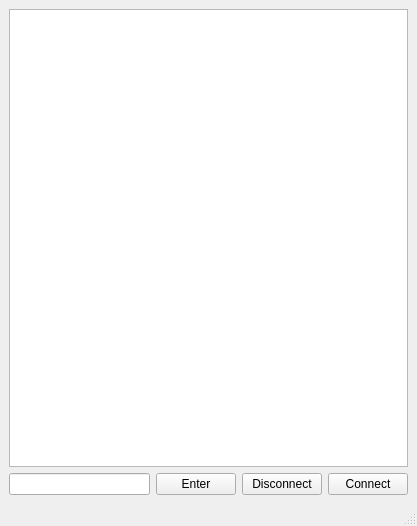
<?xml version="1.0" encoding="UTF-8"?>
<ui version="4.0">
 <class>MainWindow</class>
 <widget class="QMainWindow" name="MainWindow">
  <property name="geometry">
   <rect>
    <x>0</x>
    <y>0</y>
    <width>417</width>
    <height>526</height>
   </rect>
  </property>
  <property name="windowTitle">
   <string>MainWindow</string>
  </property>
  <widget class="QWidget" name="centralwidget">
   <layout class="QGridLayout" name="gridLayout_2">
    <item row="0" column="0">
     <layout class="QGridLayout" name="gridLayout">
      <item row="3" column="0">
       <widget class="QLineEdit" name="lineEdit"/>
      </item>
      <item row="3" column="1">
       <widget class="QPushButton" name="pushButton">
        <property name="text">
         <string>Enter</string>
        </property>
       </widget>
      </item>
      <item row="3" column="2">
       <widget class="QPushButton" name="LogIn">
        <property name="text">
         <string>Disconnect</string>
        </property>
       </widget>
      </item>
      <item row="3" column="3">
       <widget class="QPushButton" name="Connect">
        <property name="text">
         <string>Connect</string>
        </property>
       </widget>
      </item>
      <item row="0" column="0" colspan="4">
       <widget class="QTextBrowser" name="textBrowser"/>
      </item>
     </layout>
    </item>
   </layout>
  </widget>
  <widget class="QMenuBar" name="menubar">
   <property name="geometry">
    <rect>
     <x>0</x>
     <y>0</y>
     <width>417</width>
     <height>20</height>
    </rect>
   </property>
  </widget>
  <widget class="QStatusBar" name="statusbar"/>
 </widget>
 <resources/>
 <connections/>
</ui>
